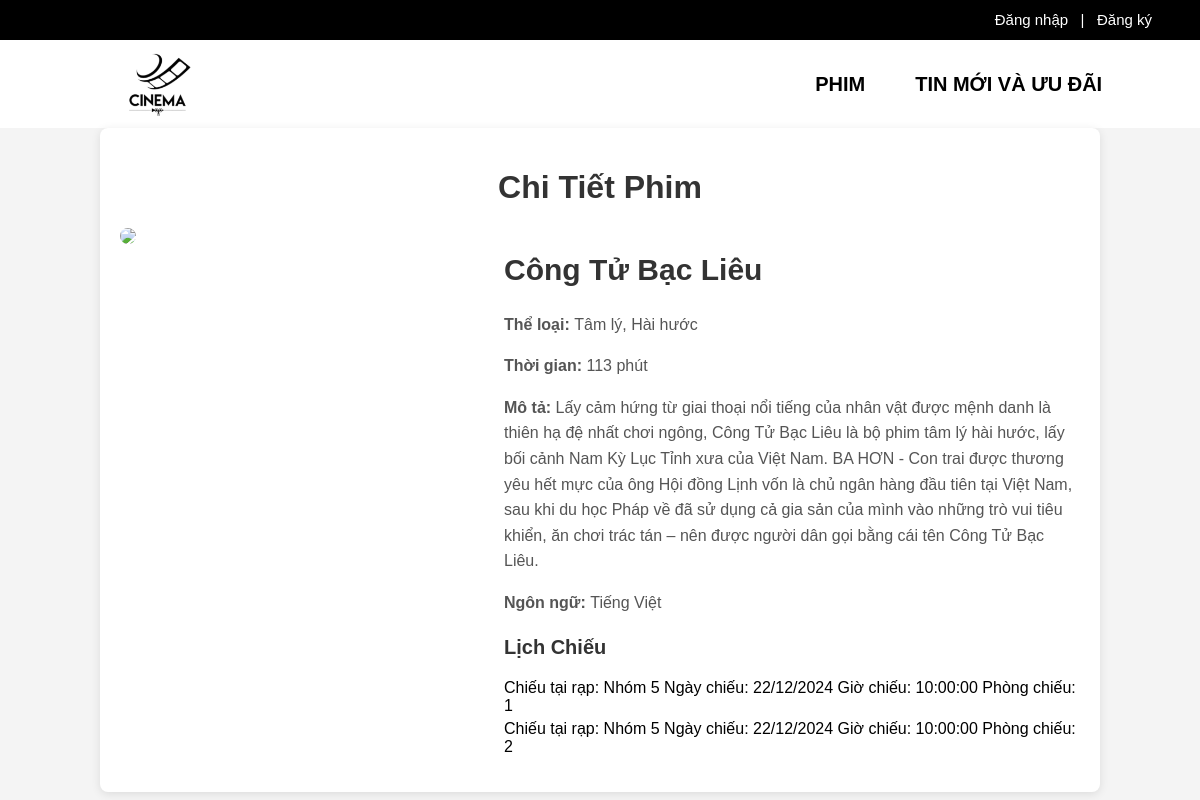
The page /chi_Tiet_Phim.php?id_phim=2 on the database its author committed.
### tables this page shows
CREATE TABLE phim (
    id_phim INT PRIMARY KEY AUTO_INCREMENT,
    ten VARCHAR(255),
    the_loai VARCHAR(100),
    thoi_luong INT,
    link_img VARCHAR(255),
    mo_ta TEXT,
    ngon_ngu VARCHAR(50),
    img_background VARCHAR(255)
);

### chi_Tiet_Phim.php (the view, shortened to what this page needs)
<?php
$id_phim = (int)$_GET["id_phim"];
include("navbar.php");
$results = $conn->query("SELECT ten, the_loai, thoi_luong, link_img, mo_ta, ngon_ngu FROM phim WHERE id_phim = " . $id_phim);
$results = $results->fetch_all(MYSQLI_ASSOC)[0];
$chi_tiet_phim = [
  "ten" => $results["ten"],
  "the_loai" => $results["the_loai"],
  "thoi_luong" => $results["thoi_luong"],
  "link_img" => $results["link_img"],
  "mo_ta" => $results["mo_ta"],
  "ngon_ngu" => $results["ngon_ngu"],
];
$sql = "SELECT id_lich_chieu, rap_chieu, DATE_FORMAT(ngay_chieu, '%d/%m/%Y') AS ngay_chieu, gio_chieu, id_phong
        FROM lich_chieu
        WHERE id_phim = " . $id_phim;
$results_lich_chieu = $conn->query($sql);
$ds_lich_chieu = [];
while ($result = $results_lich_chieu->fetch_assoc()) {
  array_push($ds_lich_chieu, [
    "id_lich_chieu" => $result["id_lich_chieu"],
    "thong_tin" => "Chiếu tại rạp: " . $result["rap_chieu"] . " Ngày chiếu: " . $result["ngay_chieu"] . " Giờ chiếu: " . $result["gio_chieu"] . " Phòng chiếu: " . $result["id_phong"]
  ]);
}
?>
<!DOCTYPE html>
<html lang="vi">
<head>
</head>
<body>
  <div class="container">
    <h1>Chi Tiết Phim</h1>
    <div class="movie-details">
      <div class="movie-poster">
        <img src=<?php echo $chi_tiet_phim["link_img"] ?>>
      </div>
      <div class="movie-info">
        <h2><?php echo $chi_tiet_phim["ten"] ?></h2>
        <p><strong>Thể loại: </strong> <?php echo $chi_tiet_phim["the_loai"] ?> </p>
        <p><strong>Thời gian: </strong> <?php echo $chi_tiet_phim["thoi_luong"] ?> phút</p>
        <p><strong>Mô tả: </strong><?php echo $chi_tiet_phim["mo_ta"] ?></p>
        <p><strong>Ngôn ngữ: </strong><?php echo $chi_tiet_phim["ngon_ngu"] ?></p>
        <div class="showtimes">
          <h3>Lịch Chiếu</h3>
          <ul>
            <?php foreach ($ds_lich_chieu as $ds) {
            ?>
              <li><a href=<?php echo "/web-ban-ve-xem-phim/chon_ghe.php?id_lich_chieu=" . $ds["id_lich_chieu"] ?>><?php echo $ds["thong_tin"] ?></a></li>
            <?php        } ?>
          </ul>
        </div>
      </div>
    </div>
  </div>
</body>
</html>

### navbar.php (style rules this page uses)
body { margin: 0; padding: 0; font-family: Arial; background-color: #f9f9f9; }

### chi_Tiet_Phim.php (style rules this page uses)
body { font-family: Arial, sans-serif; margin: 0; padding: 0; background-color: #f4f4f4; }
.container { width: 80%; margin: 0 auto; padding: 20px; background-color: #fff; border-radius: 8px; box-shadow: 0 2px 10px rgba(0, 0, 0, 0.1); }
h1 { text-align: center; color: #333; }
.movie-details { display: flex; justify-content: space-between; margin-top: 20px; }
.movie-poster img { width: 300px; height: auto; border-radius: 8px; }
.movie-info { width: 60%; }
.movie-info h2 { font-size: 30px; color: #333; }
.movie-info p { font-size: 16px; line-height: 1.6; color: #555; }
.showtimes { margin-top: 20px; }
.showtimes h3 { font-size: 20px; color: #333; }
.showtimes ul { list-style-type: none; padding-left: 0; }
.showtimes li { font-size: 16px; color: #007BFF; margin: 5px 0; }
a { text-decoration: none; color: black; }

### rows shown on the page
phim: ten "Công Tử Bạc Liêu", the_loai "Tâm lý, Hài hước", thoi_luong "113", mo_ta "Lấy cảm hứng từ giai thoại nổi tiếng của nhân vật được mệnh danh là thiên hạ đệ nhất chơi ngông, Công Tử Bạc Liêu là bộ phim tâm lý hài hước, lấy bối cảnh Nam Kỳ Lục Tỉnh xưa của Việt Nam. BA HƠN - Con trai được thương yêu hết mực của ông Hội đồng Lịnh vốn là chủ ngân hàng đầu tiên tại Việt Nam, sau khi du học Pháp về đã sử dụng cả gia sản của mình vào những trò vui tiêu khiển, ăn chơi trác tán – nên được người dân gọi bằng cái tên Công Tử Bạc Liêu.", ngon_ngu "Tiếng Việt"

### other values the page prints
$ds["thong_tin"] "Chiếu tại rạp: Nhóm 5 Ngày chiếu: 22/12/2024 Giờ chiếu: 10:00:00 Phòng chiếu: 1"
$ds["thong_tin"] "Chiếu tại rạp: Nhóm 5 Ngày chiếu: 22/12/2024 Giờ chiếu: 10:00:00 Phòng chiếu: 2"
